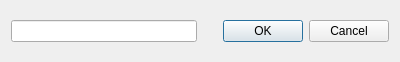
<?xml version="1.0" encoding="UTF-8"?>
<ui version="4.0">
 <class>SelectNameDialog</class>
 <widget class="QDialog" name="SelectNameDialog">
  <property name="geometry">
   <rect>
    <x>0</x>
    <y>0</y>
    <width>400</width>
    <height>62</height>
   </rect>
  </property>
  <property name="windowTitle">
   <string>Dialog</string>
  </property>
  <layout class="QHBoxLayout" name="horizontalLayout">
   <item>
    <widget class="QLineEdit" name="lineEdit"/>
   </item>
   <item>
    <widget class="QDialogButtonBox" name="buttonBox">
     <property name="orientation">
      <enum>Qt::Horizontal</enum>
     </property>
     <property name="standardButtons">
      <set>QDialogButtonBox::Cancel|QDialogButtonBox::Ok</set>
     </property>
    </widget>
   </item>
  </layout>
 </widget>
 <resources/>
 <connections>
  <connection>
   <sender>buttonBox</sender>
   <signal>accepted()</signal>
   <receiver>SelectNameDialog</receiver>
   <slot>accept()</slot>
   <hints>
    <hint type="sourcelabel">
     <x>248</x>
     <y>254</y>
    </hint>
    <hint type="destinationlabel">
     <x>157</x>
     <y>274</y>
    </hint>
   </hints>
  </connection>
  <connection>
   <sender>buttonBox</sender>
   <signal>rejected()</signal>
   <receiver>SelectNameDialog</receiver>
   <slot>reject()</slot>
   <hints>
    <hint type="sourcelabel">
     <x>316</x>
     <y>260</y>
    </hint>
    <hint type="destinationlabel">
     <x>286</x>
     <y>274</y>
    </hint>
   </hints>
  </connection>
 </connections>
</ui>
